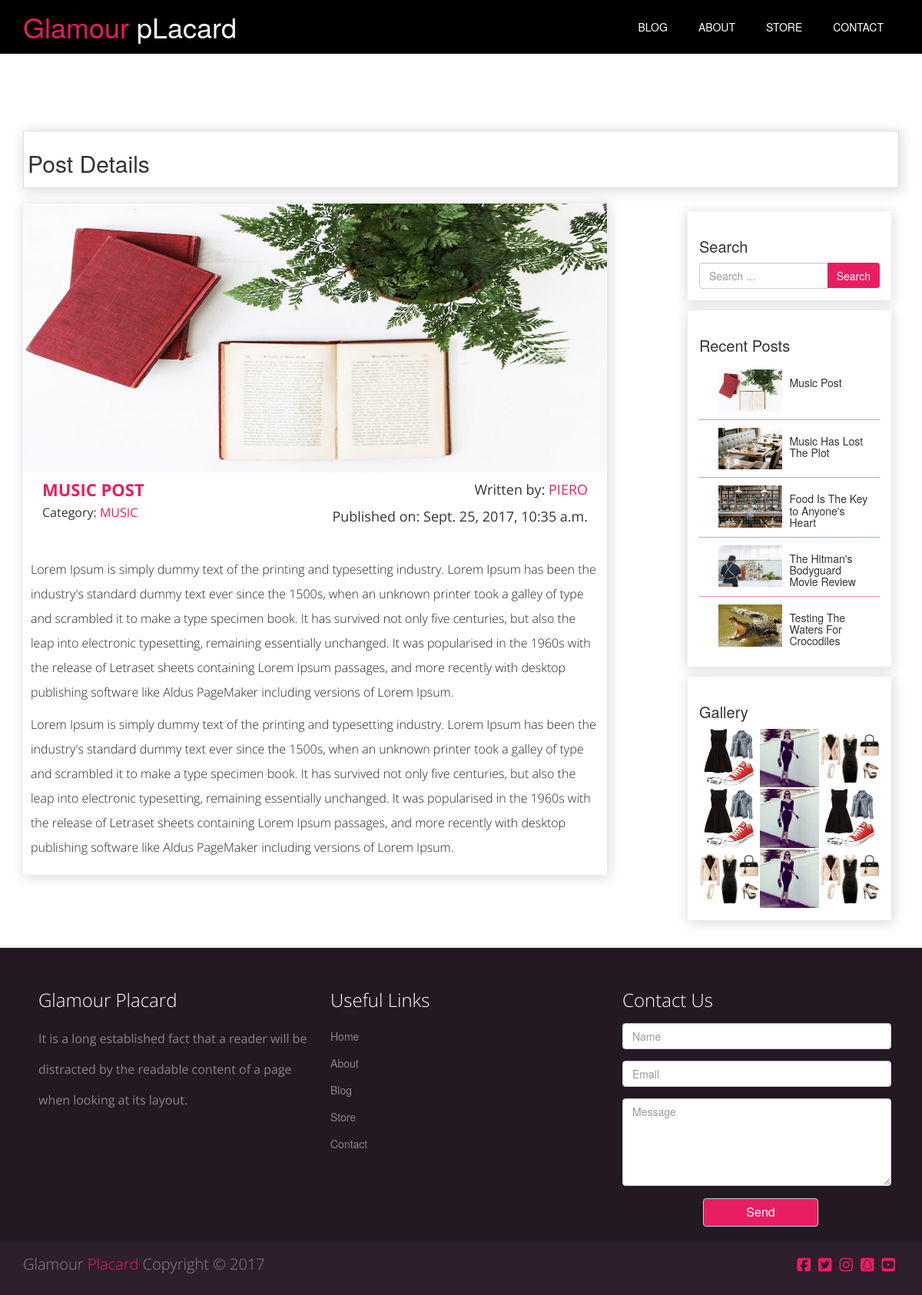
Screenshot of /blog/post-details/1/ with the database file from the repository.
### blog/models.py (models this page shows, shortened)
class Post(models.Model):
	category = models.ForeignKey(Categorie, on_delete=models.CASCADE)
	post_title = models.CharField(max_length=200)
	post_content = models.TextField()
	featured_img = models.ImageField(upload_to='posts')
	author = models.ForeignKey('auth.User')
	created_on = models.DateTimeField(auto_now_add=True)
	published_on = models.DateTimeField(auto_now_add=False, null=True)

class Categorie(models.Model):
	category_name = models.CharField(max_length=200)
	date_added = models.DateTimeField(auto_now_add=True)
	def __str__(self):
		return self.category_name

### blog/views.py (the view)
# urls.py: url(r'^post-details/(?P<pk>\d+)/', views.post_detail, name='post_detail'),
def post_detail(request, pk):
	post = get_object_or_404(Post, pk=pk)
	posts = Post.objects.all()
	context = {
		'post' : post,
		'posts' : posts,
	}
	return render(request, "blog/post.html", context)

### blog/templates/blog/post.html (shortened to what this page needs)
{% extends "blog/blog_base.html" %}
{% load static %}
{% block page_title %}Post Details{% endblock %}
{% block content %}
<div class="col-md-8 blog-posts">
	<div class="blog-post">
		<div class="post-img">
			<img src="{{ post.featured_img.url }}" class="img-responsive">
		</div>
		<div class="post-details">
			<div class="col-md-6 post-title">
				<h2><a href="#">{{ post.post_title }}</a></h2>
				<h4>Category: <a href="#">{{ post.category }}</a></h4>
			</div>
			<div class="col-md-6 author">
				<p>Written by: <a href="#">{{ post.author }}</a></p>
				<p class="publish-date">Published on: {{ post.created_on }}</p>
			</div>
		</div>
		<div class="post-content">
			{{ post.post_content | linebreaks }}
		</div>
	</div>
</div>
<div class="col-md-offset-1 col-md-3 sidebar">
	<div class="sidebar-search">
		<h2>Search</h2>
		<form class="form form-inline subscribe-form" method="POST" action="">
			<div class="input-group">
				<input type="text" name="search_text" class="form-control" placeholder="Search ...">
				<div class="input-group-btn">
					<button type="submit" class="btn btn-info">Search</button>
				</div>
			</div>
		</form>
	</div>
	<div class="col-md-12 recent-posts">
		<h2>Recent Posts</h2>
		{% for post in posts %}
		<div class="col-md-12 recent-posts-container">
			<div class="col-md-6 recent-post-img">
				<img src="{{ post.featured_img.url }}" class="img-responsive">
			</div>
			<div class="col-md-6 recent-post-title">
				<h3>{{ post.post_title }}</h3>
			</div>
		</div>
		{% endfor %}
	</div>
	<div class="col-md-12 sidebar-gallery">
		<h2>Gallery</h2>
		<div class="col-md-4">
			<img src="{% static 'img/blog/post3.jpg' %}" class="img-responsive">
		</div>
		<div class="col-md-4">
			<img src="{% static 'img/blog/post2.jpg' %}" class="img-responsive">
		</div>
		<div class="col-md-4">
			<img src="{% static 'img/blog/post4.jpg' %}" class="img-responsive">
		</div>
		<div class="col-md-4">
			<img src="{% static 'img/blog/post3.jpg' %}" class="img-responsive">
		</div>
		<div class="col-md-4">
			<img src="{% static 'img/blog/post2.jpg' %}" class="img-responsive">
		</div>
		<div class="col-md-4">
			<img src="{% static 'img/blog/post3.jpg' %}" class="img-responsive">
		</div>
		<div class="col-md-4">
			<img src="{% static 'img/blog/post4.jpg' %}" class="img-responsive">
		</div>
		<div class="col-md-4">
			<img src="{% static 'img/blog/post2.jpg' %}" class="img-responsive">
		</div>
		<div class="col-md-4">
			<img src="{% static 'img/blog/post4.jpg' %}" class="img-responsive">
		</div>
	</div>
</div>
{% endblock %}

### static/css/style.css (style rules this page uses)
body { margin: 0; padding: 0; }

### static/css/blog.css (style rules this page uses)
.blog-posts { background: #fff; padding: 0; margin-bottom: 5%; }
.blog-post { margin-bottom: 5%; box-shadow: 2px 2px 15px 2px #ddd; }
.blog-post .post-img img { width: 100%; height: 350px; }
.blog-post .post-details { padding: 10px; margin: 0; height: 100px; }
.post-details .post-title { text-align: left; background: #fff; font-size: 20px; font-weight: 400; font-family: 'Open Sans',sans-serif; color: #333; }
.post-details .post-title h2 { margin: 0; font-size: 22px; font-weight: 700; font-family: 'Open Sans',sans-serif; }
.post-details .post-title h4 { font-size: 16px; font-weight: 400; font-family: 'Open Sans',sans-serif; }
.post-details .author { background: #fff; font-size: 18px; font-weight: 400; font-family: 'Open Sans',sans-serif; text-align: right; }
.post-details .post-title a, .post-details .author a { text-decoration: none; text-transform: uppercase; color: #e91d62; }
.blog-post .post-content { padding: 10px; font-size: 16px; font-family: 'Open Sans', sans-serif; font-weight: 300; line-height: 2; color: #222; }
.sidebar { padding: 10px; }
.sidebar-search { width: 100%; background: #fff; padding: 15px; box-shadow: 0px 2px 15px 2px #ddd; }
.sidebar-search button { height: 33px; background-color: #e91d62; border: none; }
.sidebar h2 { font-size: 20px; }
.recent-posts { margin-top: 5%; width: 100%; padding: 15px; background: #fff; box-shadow: 0px 2px 15px 2px #ddd; }
.recent-posts-container { border-bottom: 1px dotted #e91d62; }
.recent-posts-container:last-of-type { border-bottom: none; }
.recent-post-img { padding: 10px; }
.recent-post-img img { float: left; width: 100%; height: auto; }
.recent-post-title { padding: 0; }
.recent-post-title h3 { font-size: 14px; float: left; }
.sidebar-gallery { background: #fff; padding: 15px; margin-top: 5%; box-shadow: 2px 2px 15px 2px #ddd; }
.sidebar-gallery .col-md-4 { padding: 1px; }
.sidebar-gallery img { width: 100%; height: auto; }

### rows the page displays
Post: featured_img (picture), post_title "MUSIC POST", category "MUSIC", author "PIERO", created_on "Sept. 25, 2017, 10:35 a.m.", post_content "Lorem Ipsum is simply dummy text of the printing and typesetting industry. Lorem Ipsum has been the industry's standard dummy text ever since the 1500s, when an unknown printer took a galley of type and scrambled it to make a type specimen book. It has survived not only five centuries, but also the leap into electronic typesetting, remaining essentially unchanged. It was popularised in the 1960s with the release of Letraset sheets containing Lorem Ipsum passages, and more recently with desktop publishing software like Aldus PageMaker including versions of Lorem Ipsum. Lorem Ipsum is simply dummy text of the printing and typesetting industry. Lorem Ipsum has been the industry's standard…", post_title "Music Post"
Post: featured_img (picture), post_title "Music Has Lost The Plot"
Post: featured_img (picture), post_title "Food Is The Key to Anyone's Heart"
Post: featured_img (picture), post_title "The Hitman's Bodyguard Movie Review"
Post: featured_img (picture), post_title "Testing The Waters For Crocodiles"
